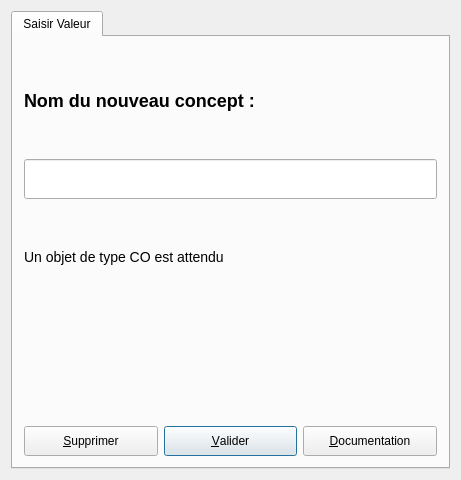
<ui version="4.0" stdsetdef="1" >
  <author></author>
  <comment></comment>
  <exportmacro></exportmacro>
  <class>DUnSDCO</class>
  <widget class="QWidget" name="DUnSDCO" >
    <property name="geometry" >
      <rect>
        <x>0</x>
        <y>0</y>
        <width>461</width>
        <height>480</height>
      </rect>
    </property>
    <property name="minimumSize" >
      <size>
        <width>350</width>
        <height>0</height>
      </size>
    </property>
    <property name="windowTitle" >
      <string>DUnIn</string>
    </property>
    <layout class="QGridLayout" >
      <item row="0" column="0" >
        <widget class="QTabWidget" name="tabuniqueinto" >
          <widget class="QWidget" name="Widget8" >
            <attribute name="title" >
              <string>Saisir Valeur</string>
            </attribute>
            <layout class="QGridLayout" >
              <item row="4" column="0" >
                <widget class="QPushButton" name="bSup" >
                  <property name="minimumSize" >
                    <size>
                      <width>0</width>
                      <height>30</height>
                    </size>
                  </property>
                  <property name="text" >
                    <string>&amp;Supprimer</string>
                  </property>
                  <property name="shortcut" >
                    <string>Alt+S</string>
                  </property>
                  <property name="autoDefault" >
                    <bool>true</bool>
                  </property>
                  <property name="toolTip" stdset="0" >
                    <string>suppression du mot clef</string>
                  </property>
                </widget>
              </item>
              <item row="4" column="1" >
                <widget class="QPushButton" name="bOk" >
                  <property name="minimumSize" >
                    <size>
                      <width>0</width>
                      <height>30</height>
                    </size>
                  </property>
                  <property name="text" >
                    <string>&amp;Valider</string>
                  </property>
                  <property name="shortcut" >
                    <string>Shift+A, Alt+A, Alt+A, Alt+A</string>
                  </property>
                  <property name="autoDefault" >
                    <bool>true</bool>
                  </property>
                  <property name="default" >
                    <bool>true</bool>
                  </property>
                  <property name="toolTip" stdset="0" >
                    <string>validation de la saisie</string>
                  </property>
                </widget>
              </item>
              <item row="4" column="2" >
                <widget class="QPushButton" name="bHelp" >
                  <property name="minimumSize" >
                    <size>
                      <width>0</width>
                      <height>30</height>
                    </size>
                  </property>
                  <property name="text" >
                    <string>&amp;Documentation</string>
                  </property>
                  <property name="shortcut" >
                    <string>Alt+D</string>
                  </property>
                  <property name="autoDefault" >
                    <bool>true</bool>
                  </property>
                  <property name="toolTip" stdset="0" >
                    <string>affichage documentation aster</string>
                  </property>
                </widget>
              </item>
              <item rowspan="1" row="3" column="0" colspan="3" >
                <widget class="QLabel" name="Commentaire" >
                  <property name="minimumSize" >
                    <size>
                      <width>311</width>
                      <height>30</height>
                    </size>
                  </property>
                  <property name="text" >
                    <string/>
                  </property>
                  <property name="wordWrap" >
                    <bool>false</bool>
                  </property>
                </widget>
              </item>
              <item rowspan="1" row="0" column="0" colspan="3" >
                <widget class="QLabel" name="textLabel2_2" >
                  <property name="text" >
                    <string>&lt;h1>&lt;font size="+2">Nom du nouveau concept : &lt;/font>&lt;/h1></string>
                  </property>
                  <property name="wordWrap" >
                    <bool>false</bool>
                  </property>
                </widget>
              </item>
              <item rowspan="1" row="1" column="0" colspan="3" >
                <widget class="QLineEdit" name="LESDCO" >
                  <property name="minimumSize" >
                    <size>
                      <width>300</width>
                      <height>40</height>
                    </size>
                  </property>
                </widget>
              </item>
              <item rowspan="1" row="2" column="0" colspan="3" >
                <widget class="QLabel" name="textLabel2" >
                  <property name="text" >
                    <string>&lt;font size="+1">Un objet de type CO est attendu&lt;/font></string>
                  </property>
                  <property name="wordWrap" >
                    <bool>false</bool>
                  </property>
                </widget>
              </item>
            </layout>
          </widget>
        </widget>
      </item>
    </layout>
  </widget>
  <layoutdefault spacing="6" margin="11" />
  <pixmapfunction>qPixmapFromMimeSource</pixmapfunction>
  <tabstops>
    <tabstop>LESDCO</tabstop>
    <tabstop>tabuniqueinto</tabstop>
    <tabstop>bSup</tabstop>
    <tabstop>bOk</tabstop>
    <tabstop>bHelp</tabstop>
  </tabstops>
</ui>
